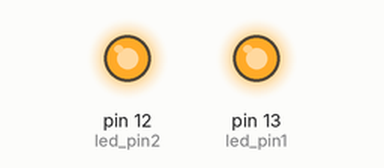
Simulated run of this sketch. Board: Arduino Uno, built with avr-gcc and run on an emulated ATmega328P. Parts: output pins drawn as LEDs (lit = HIGH).

Above: at 0.5 s.
At 5.0 s:
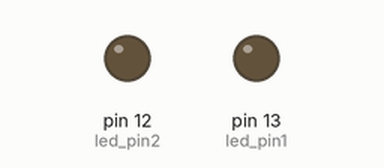
Timing chart, 0 to 6.9 s (numbered marks = the images above):
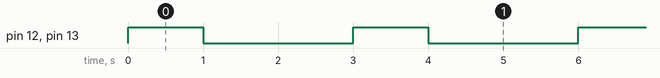

Measured:
- by itself, pin 12 (led_pin2), pin 13 (led_pin1): alternates HIGH for 1.0 s and LOW for 2.0 s

The sketch:

Clase-Arduino-1.ino
```cpp
// Clase Arduino 1
//

int led_pin1 = 13;
int led_pin2 = 12;

void setup()
{
  pinMode(led_pin1, OUTPUT);
  pinMode(led_pin2, OUTPUT);
}

void loop()
{
  digitalWrite(led_pin1, HIGH);
  digitalWrite(led_pin2, HIGH);
  delay(1000); // Wait for 1000 millisecond(s)
  digitalWrite(led_pin1, LOW);
  digitalWrite(led_pin2, LOW);
  delay(2000); // Wait for 1000 millisecond(s)
}
```
